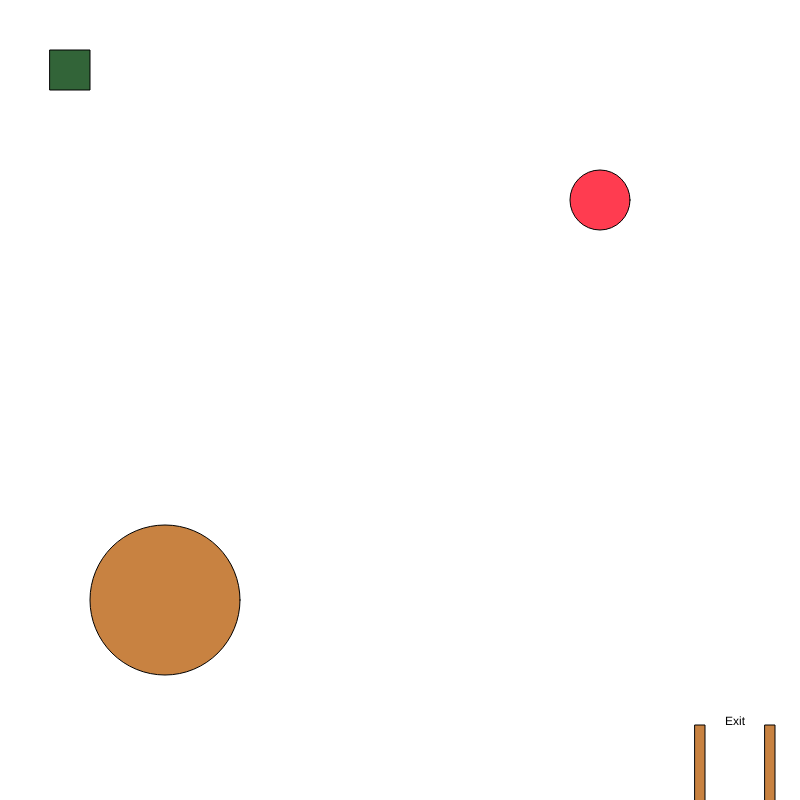
Frame 1 (no input)
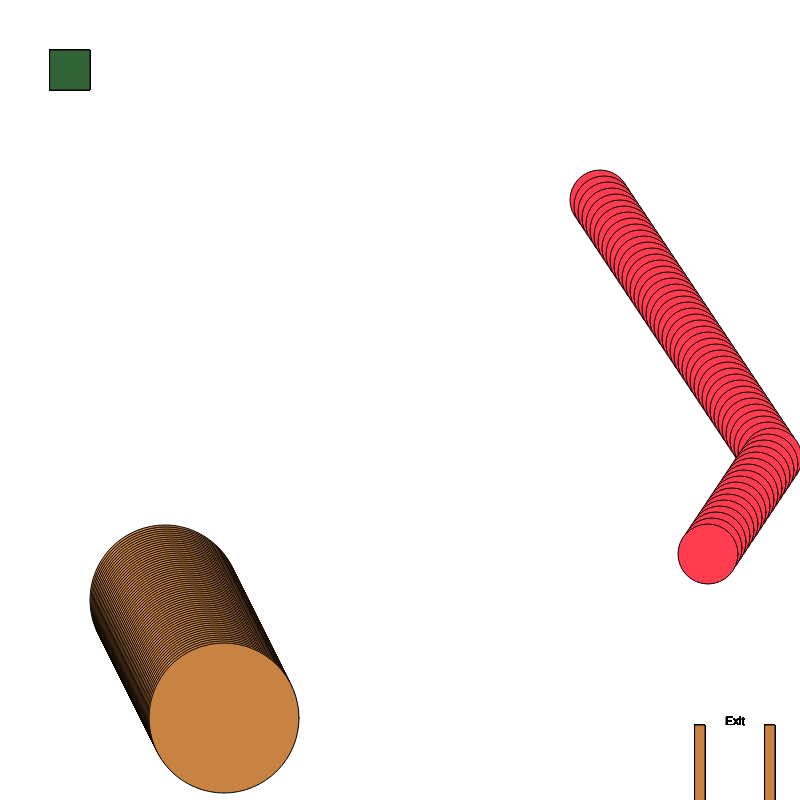
Frame 60 (no input)
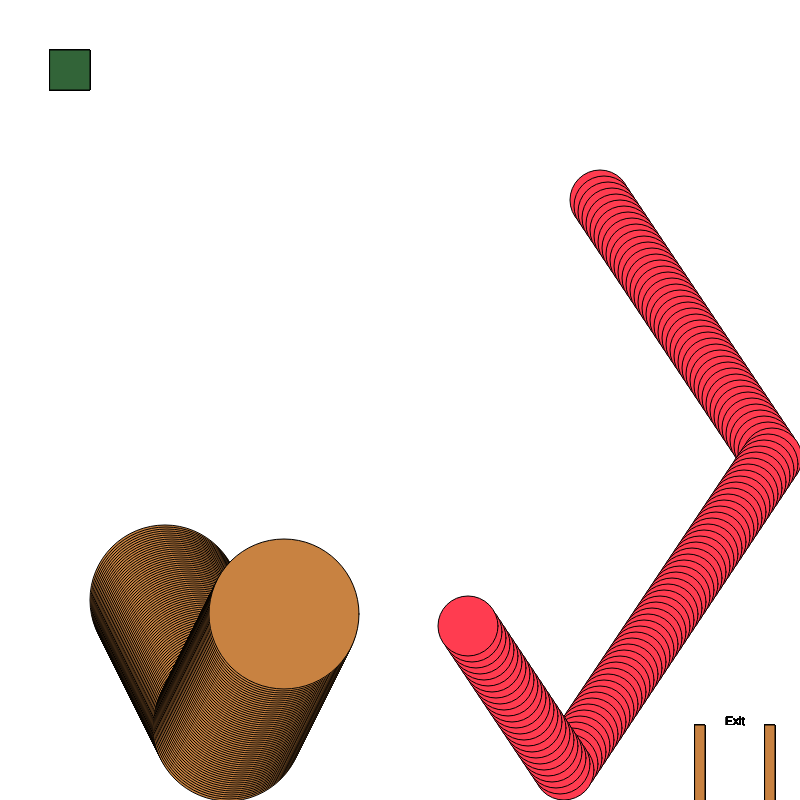
Frame 120 (the mouse pressed at the canvas centre since frame 60)

The p5.js sketch that drew these frames (run headless with seeded random() and noise() and a simulated clock; from frame 60 on, the mouse is pressed at the canvas centre):

// p5.js sketch
// ── sketch.js
var x= 50;
var y= 50;
var x1= 600;
var y1= 200;
var d=60;
var s=4;
var s1=6;
var x2=165;
var y2=600;
var d2=150;
var s2=1;
var s3=2;
var s4=5;
var ts=12;
var x3=100;
var y3=100;
var d3=0;
   function setup()
   {
       createCanvas(800,800);
   }
   function draw(){
    //background(137)
    fill(0);
    textSize(ts)
    text('Exit',725,725);
   fill(50,100,56);
   square(x,y,40);
   if (keyIsDown(LEFT_ARROW)){
     x-=s4
   }
   else if (keyIsDown(RIGHT_ARROW)){
     x+=s4
   }
   else if (keyIsDown(UP_ARROW)){
     y-=s4
   }
   else if (keyIsDown(DOWN_ARROW)){
     y+=s4
   }
   if (x==800){
     x=0
   }
   else if(x==0){
     x=800
   }

   if(y>=height && x>=695){
     d=0
     d2=0
     textSize(40);
     text('You win!',350,400);
   }
   fill(256,60,80);
   circle(x1,y1,d);
   fill(200,130,65);
   if (x1>=width-d/2 || x1<= 0+d/2){
     s*=-1;
   }
     else if (y1>=height-d/2 || y1 <= d/2){
   s1*=-1;
   }
   x1+=s;
   y1+=s1;
   circle(x2,y2,d2);
   if (x2>=width-d2/2 || x2<= 0+d2/2){
     s2*=-1;
   }
     else if (y2>=height-d2/2 || y2 <= d2/2){
   s3*=-1;
   }
   x2+=s2;
   y2+=s3;
   rect(765,725,10,100);
   rect(695,725,10,100);
   circle(x3,y3,d3);
   function mouseClicked(){
     circle(mouseX,mouseY,500)
   }
}
